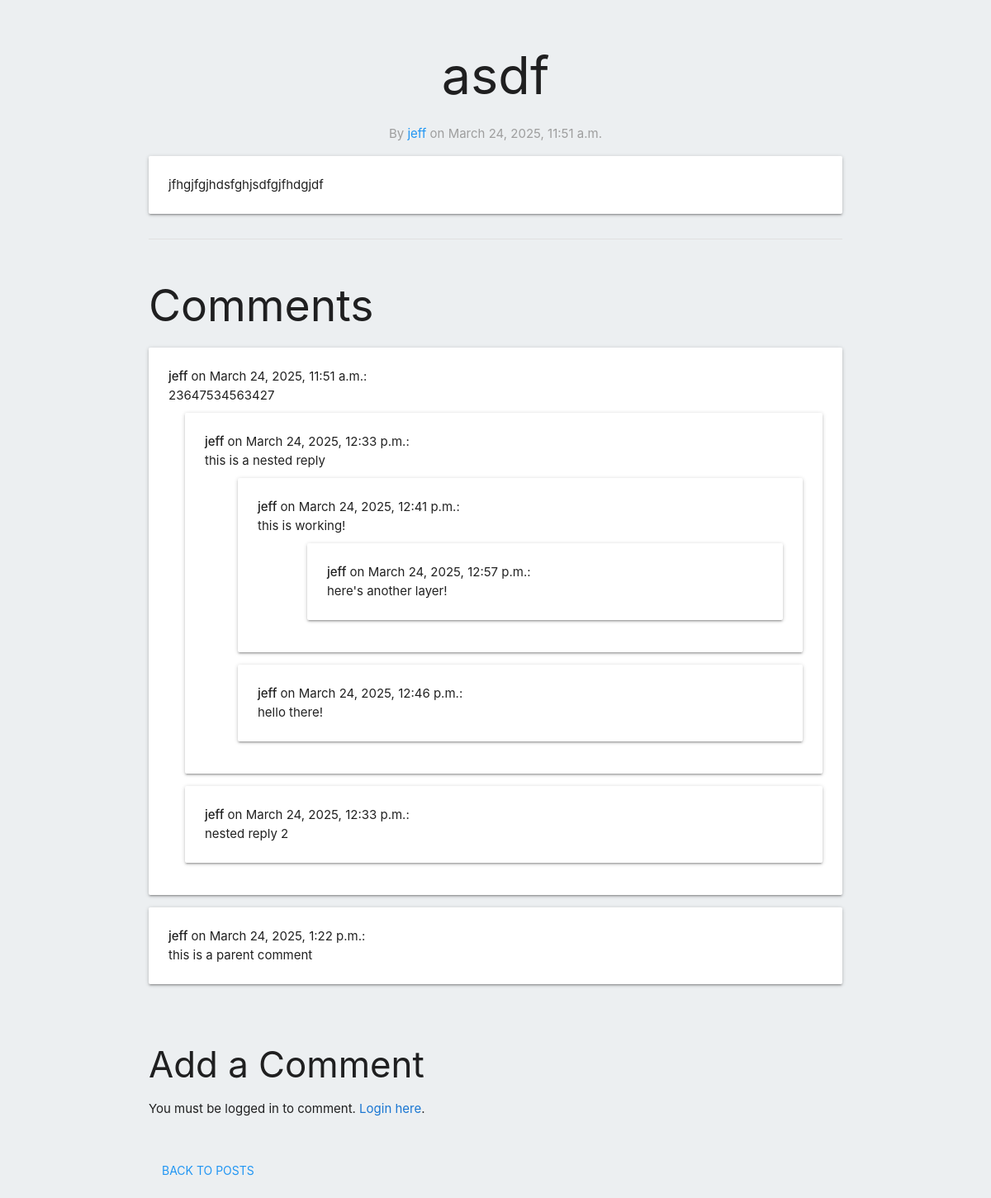
Screenshot of /post/3/ with the database file from the repository.
### forums/models.py (models this page shows, shortened)
class Post(models.Model):
    user = models.ForeignKey(User, on_delete=models.CASCADE, related_name="posts")
    title = models.CharField(max_length=255)
    content = models.TextField()
    created_at = models.DateTimeField(auto_now_add=True)

class Comment(models.Model):
    user = models.ForeignKey(User, on_delete=models.CASCADE, related_name="comments")
    post = models.ForeignKey(Post, on_delete=models.CASCADE, related_name="comments")
    content = models.TextField()
    created_at = models.DateTimeField(auto_now_add=True)
    parent = models.ForeignKey('self', null=True, blank=True, on_delete=models.CASCADE, related_name='replies')

### forums/views.py (the view)
# urls.py: path('post/<int:pk>/', views.post_detail, name='post_detail'),
def post_detail(request, pk):
    post = get_object_or_404(Post, pk=pk)
    top_level_comments = post.comments.filter(parent__isnull=True)
    comment_form = CommentForm()
    return render(request, "chatboard/post_detail.html", {
        "post": post,
        "comment_form": comment_form,
        "top_level_comments": top_level_comments,
    })

### forums/templates/chatboard/post_detail.html (shortened to what this page needs)
<!DOCTYPE html>
<html>
<head>
  <link href="https://cdnjs.cloudflare.com/ajax/libs/materialize/1.0.0/css/materialize.min.css" rel="stylesheet">
</head>
<body class="blue-grey lighten-5">
  <div class="container">
    <div class="section">
      <h1 class="center-align">{{ post.title }}</h1>
      <p class="grey-text center-align">
        By <a href="{% url 'profile' username=post.user.username %}" class="blue-text">{{ post.user.username }}</a>
        on {{ post.created_at }}
      </p>
      <div class="card-panel white">
        {{ post.content }}
      </div>
    </div>
    <div class="divider"></div>
    <div class="section">
      <h2>Comments</h2>
      {% if top_level_comments %}
        {% for comment in top_level_comments %}
          {% include "chatboard/comment_item.html" with comment=comment level=0 %}
        {% endfor %}
      {% else %}
        <p>No comments yet.</p>
      {% endif %}
    </div>
    <div class="section">
      <h3>Add a Comment</h3>
      {% if user.is_authenticated %}
        <form method="post" action="{% url 'add_comment' post.pk %}">
          {% csrf_token %}
          <div class="input-field">
            {{ comment_form.as_p }}
          </div>
          <button type="submit" class="btn waves-effect waves-light">Add Comment</button>
        </form>
      {% else %}
        <p>You must be logged in to comment. <a href="{% url 'login' %}" class="blue-text text-darken-2">Login here</a>.</p>
      {% endif %}
    </div>
    <div class="section">
      <a href="{% url 'post_list' %}" class="btn-flat blue-text">Back to Posts</a>
    </div>
  </div>
</body>
</html>

### forums/templates/chatboard/comment_item.html (shortened to what this page needs)
<div class="card" style="margin-left: {{ level }}px; margin-top: 10px;">
    <div class="card-content">
      <p>
        <strong>{{ comment.user.username }}</strong> on {{ comment.created_at }}:
      </p>
      <p>{{ comment.content }}</p>
      {% for reply in comment.replies.all %}
        {% include "chatboard/comment_item.html" with comment=reply level=level|add:"20" %}
      {% endfor %}
    </div>
  </div>

### rows the page displays
Post: title "asdf", user.username "jeff", created_at "March 24, 2025, 11:51 a.m.", content "jfhgjfgjhdsfghjsdfgjfhdgjdf"
Comment: user.username "jeff", created_at "March 24, 2025, 11:51 a.m.", content "23647534563427"
Comment: user.username "jeff", created_at "March 24, 2025, 12:33 p.m.", content "this is a nested reply"
Comment: user.username "jeff", created_at "March 24, 2025, 12:41 p.m.", content "this is working!"
Comment: user.username "jeff", created_at "March 24, 2025, 12:57 p.m.", content "here's another layer!"
Comment: user.username "jeff", created_at "March 24, 2025, 12:46 p.m.", content "hello there!"
Comment: user.username "jeff", created_at "March 24, 2025, 12:33 p.m.", content "nested reply 2"
Comment: user.username "jeff", created_at "March 24, 2025, 1:22 p.m.", content "this is a parent comment"
